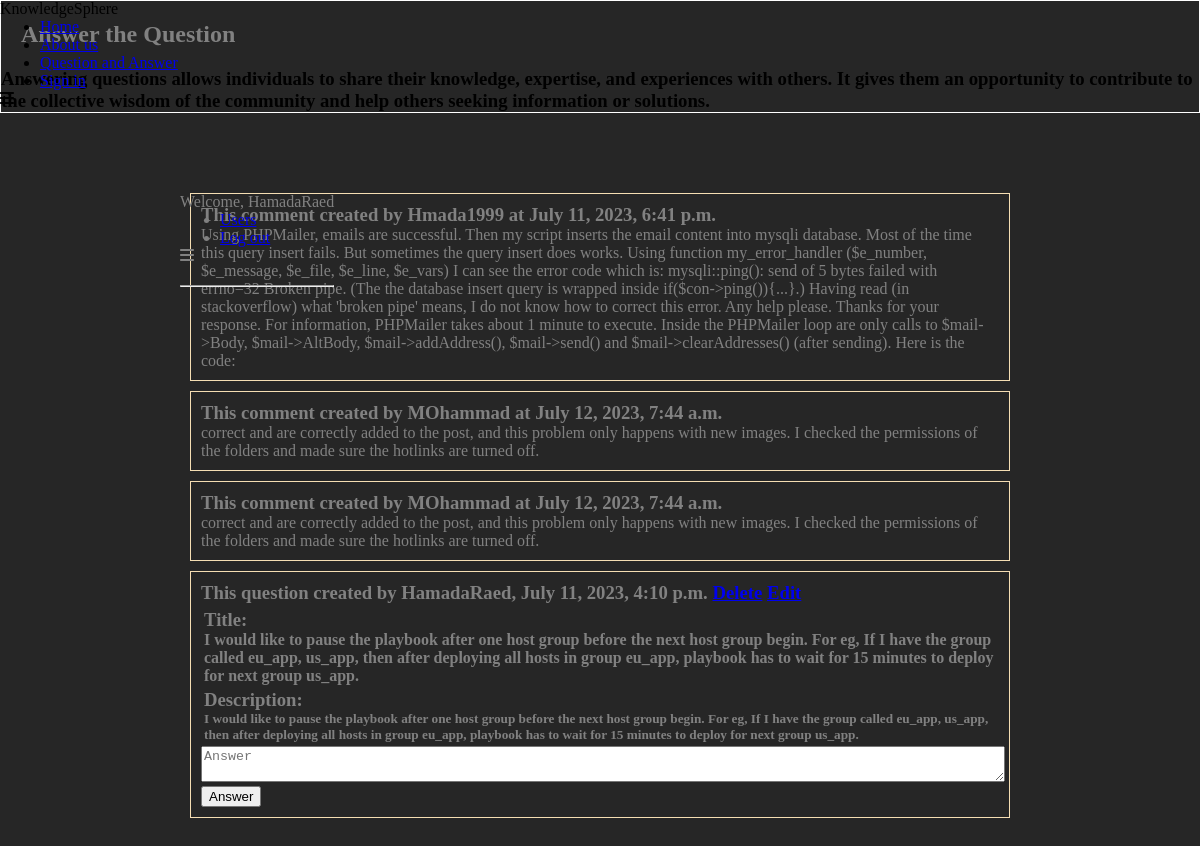
Screenshot of /displayAnswerFrom/18 (signed in) with the database file from the repository.
### soloapp/models.py (models this page shows)
class User(models.Model):
    username = models.CharField(max_length=255)
    email = models.CharField(max_length=255)
    password = models.CharField(max_length=255)
    created_at = models.DateTimeField(auto_now_add=True)
    updated_at = models.DateTimeField(auto_now=True)
    objects = UserManager()

class Comment(models.Model):
    comment_text = models.TextField()
    user = models.ForeignKey(User, related_name='comments', on_delete = models.CASCADE)
    question = models.ForeignKey(Question, related_name='comments', on_delete = models.CASCADE)
    created_at = models.DateTimeField(auto_now_add=True)
    updated_at = models.DateTimeField(auto_now=True)

class Question(models.Model):
    message_text = models.TextField()
    desc = models.TextField()
    user = models.ForeignKey(User, related_name='messages', on_delete = models.CASCADE)
    created_at = models.DateTimeField(auto_now_add=True)
    updated_at = models.DateTimeField(auto_now=True)

### soloapp/views.py (the view)
# urls.py: path('displayAnswerFrom/<question_id>', views.displayAnswerFrom),
def displayAnswerFrom(request, question_id):
    orderedComment = Comment.objects.order_by('-created_at')
    countComment = len(orderedComment)
    content = {
        'questions' : Question.objects.get(id= question_id),
        'comments' : orderedComment,
        'user' : User.objects.get(id= request.session['user']),
        'countComment' : countComment,
    }
    return render(request, 'displayAnswerFrom.html', content)

### soloapp/templates/displayAnswerFrom.html (shortened to what this page needs)
<!DOCTYPE html>
<html lang="en">
<head>
    {% load static %}
    <link rel="stylesheet" href="{% static 'css/answer.css' %}">
    <link rel="stylesheet" href="https://cdnjs.cloudflare.com/ajax/libs/font-awesome/4.7.0/css/font-awesome.min.css">
</head>
<body>
    <main>
        <nav>
            <label class="logo">KnowledgeSphere</label>
            <ul>
                <li><a href="/" class="active">Home</a></li>
                <li><a href="/displayAboutUs">About us</a></li>
                <li><a href="/displayAllQuestion">Question and Answer</a></li>
                <li><a href="/signin">Sign in</a></li>
            </ul>
            <label id="icon">
                <i class="fa fa-bars"></i>
            </label>
        </nav>
        <section>
            <header>
                <div>
                    <h1>Answer the Question</h1>
                    <h3>Answering questions allows individuals to share their knowledge, expertise, and experiences with
                        others. It gives them an opportunity to contribute to the collective wisdom of the community and
                        help others seeking information or solutions.</h3>
                </div>
            </header>
        </section>
        <div class="container">
            <div class="content">
                <nav>
                    <label class="logo">Welcome, {{user.username}}</label>
                    <ul>
                        <li><a href="/displayUsers">Users</a></li>
                        <li><a href="/distroy">Log out</a></li>
                    </ul>
                    <label id="icon">
                        <i class="fa fa-bars"></i>
                    </label>
                    <hr>
                </nav>
                <div class="questionForm">
                    {% for comment in questions.comments.all%}
                    <div class="box">
                        <h3>This comment created by {{comment.user.username}} at {{comment.created_at}}
                        </h3>
                        <p class="commentText">{{comment.comment_text}}</p>
                    </div>
                    {% endfor%}
                    <div class="box">
                        <form action="/addAnswer/{{questions.id}}" method="post">
                            <table>
                                <tr>
                                    <h3>This question created by {{questions.user.username}}, {{questions.created_at}}
                                        {% if questions.user.id == user.id %}
                                        <a href="/deleteQuestion/{{questions.id}}">Delete</a>
                                        <a href="/displayEditFromQuestion/{{questions.id}}">Edit</a>
                                        {% endif %}
                                    </h3>
                                </tr>
                                <tr>
                                    <td>
                                        <h3>Title:</h3>
                                        <h4>{{questions.message_text}}</h4>
                                    </td>
                                </tr>
                                <tr>
                                    <td>
                                        <h3>Description:</h3>
                                        <h5>{{questions.desc}}</h5>
                                    </td>
                                </tr>
                            </table>
                            <textarea type="text" name="comment_text" placeholder="Answer"></textarea>
                            <input type="submit" value="Answer" class="submit">
                        </form>
                    </div>
                </div>
            </div>
        </div>
    </main>
</body>
</html>

### soloapp/static/css/answer.css (style rules this page uses)
* { margin: 0px; }
body { background-color: #262626; display: flex; }
.container { position: relative; }
nav { height: 100%; position: absolute; }
header { display: flex; justify-content: center; border: white 1px solid; }
header h1 { margin: 10px; padding: 10px 10px; color: #818181; }
hr { margin: 20px 0px ; }
.container { width: 70%; color: #818181; margin: 5% auto; padding: 10px; }
.box { border: 1px solid wheat; padding: 10px; margin: 10px; }
textarea { width: 100%; }

### rows the page displays
User: username "HamadaRaed"
Comment: user.username "Hmada1999", created_at "July 11, 2023, 6:41 p.m.", comment_text "Using PHPMailer, emails are successful. Then my script inserts the email content into mysqli database. Most of the time this query insert fails. But sometimes the query insert does works. Using function my_error_handler ($e_number, $e_message, $e_file, $e_line, $e_vars) I can see the error code which is: mysqli::ping(): send of 5 bytes failed with errno=32 Broken pipe. (The the database insert query is wrapped inside if($con->ping()){...}.) Having read (in stackoverflow) what 'broken pipe' means, I do not know how to correct this error. Any help please. Thanks for your response. For information, PHPMailer takes about 1 minute to execute. Inside the PHPMailer loop are only calls to…"
Comment: user.username "MOhammad", created_at "July 12, 2023, 7:44 a.m.", comment_text "correct and are correctly added to the post, and this problem only happens with new images. I checked the permissions of the folders and made sure the hotlinks are turned off."
Comment: user.username "MOhammad", created_at "July 12, 2023, 7:44 a.m.", comment_text "correct and are correctly added to the post, and this problem only happens with new images. I checked the permissions of the folders and made sure the hotlinks are turned off."
Question: user.username "HamadaRaed", created_at "July 11, 2023, 4:10 p.m.", message_text "I would like to pause the playbook after one host group before the next host group begin. For eg, If I have the group called eu_app, us_app, then after deploying all hosts in group eu_app, playbook has to wait for 15 minutes to deploy for next group us_app.", desc "I would like to pause the playbook after one host group before the next host group begin. For eg, If I have the group called eu_app, us_app, then after deploying all hosts in group eu_app, playbook has to wait for 15 minutes to deploy for next group us_app."
